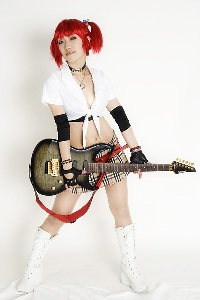
%> input picture 2011-2 - Robótica/teste.jpg, 200 x 300 px
$ octave testebrilho.m   (GNU Octave 9; MATLAB toolbox functions it lacks are replaced by stand-ins)
%> lines starting %> are read from the running program, lines starting %| are printed output that depends on the picture; in (x1, y1, x2, y2) boxes, pixels count from 0 and x2, y2 are one past the last pixel; in counts of white or black regions, pixels touching at a corner belong together; the program's own positions count from 1
clc
close all
clear all

%Lendo imagens de um arquivo
foto=imread('teste.JPG');
%> foto is the input picture: size 300x200x3 uint8; mean R, G, B 222.5, 214.9, 209.6

% % % % % %Mostra a figura a qual estamos trabalhando
% % % % % figure
% % % % % imshow(foto)
% % % % % title ('Foto original')

%Carregar imagem e transformar em tons de cinza
img1=foto;
img1=rgb2gray(img1);
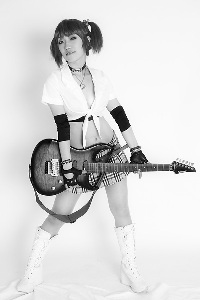
%> img1: size 300x200 uint8; min 0, max 255, mean 216.6

% % % % % %Mostra a figura em tons de cinza
% % % % % figure
% % % % % imshow(img1)
% % % % % title ('Foto em Tons de Cinza')

%Calculo do threshold global
level = graythresh(img1)
%> level = 0.6
img2 = im2bw(img1,level);
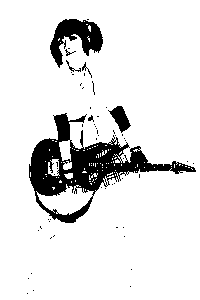
%> img2: size 300x200 logical; 88.5% white; 58 black regions (51 under 20 px), largest, box (x1, y1, x2, y2) and area: (29, 113, 196, 223) 5159, (50, 19, 103, 68) 1250, (108, 106, 131, 133) 300

%Mostra a figura binarizada globalmente
figure
imshow(img2)
title ('Threshold Global')

%Calculo do threshold global meu
tamanho = size(img1);
%> tamanho = [300 200]
img3=img1;

%Pegando o brilho m閐io da foto
z=1;
i=1;
while i~=tamanho(1)
    j=1;
    while j~=tamanho(2)
        brilho(z)=img1(i,j);
        z=z+1;
        j=j+1;
    end
    i=i+1;
end
%> after the loop, i = 300; z = 59502
media_brilho_foto=mean(brilho);
%> media_brilho_foto = 216.4
clear brilho

z=1;
i=1;
while i~=tamanho(1)
    j=1;
    while j~=tamanho(2)
        if img1(i,j)>=media_brilho_foto
            img3(i,j)=255;  %recebe brilho
        else
            img3(i,j)=0;  %n鉶 recebe brilho
        end
        z=z+1;
        j=j+1;
    end
    i=i+1;
end
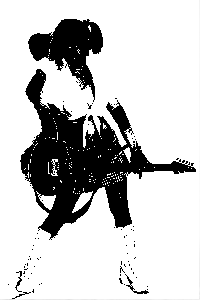
%> img3: size 300x200 uint8; min 0, max 255, mean 198.1
%> after the loop, i = 300

level2 = graythresh(img3)
%> level2 = 0.412
img4 = im2bw(img3,level);
%> img4: size 300x200 logical; 77.7% white; 70 black regions (65 under 20 px), largest, box (x1, y1, x2, y2) and area: (20, 69, 196, 240) 10243, (28, 19, 103, 102) 2838, (125, 274, 149, 294) 78, (15, 271, 22, 292) 49, (12, 292, 31, 299) 28

%Mostra a figura binarizada globalmente
figure
imshow(img4)
title ('Threshold Global Meu')
